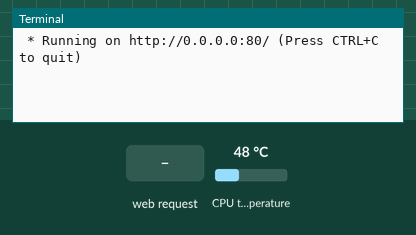
Simulated run of this program. Board: Raspberry Pi (BCM pin numbers). On the bench: the last lines printed to the terminal. The inputs (shaded band) are chosen by the test bench; at power-on: CPU temperature 48 °C. The clock reads 2024-03-15 10:24:30 at power-on unless the program sets it; the camera gives no picture and a still takes 0.5 s.

Above: at 1.2 s.
1.3 s: HTTP request for /api/capture received
At 4.11 s:
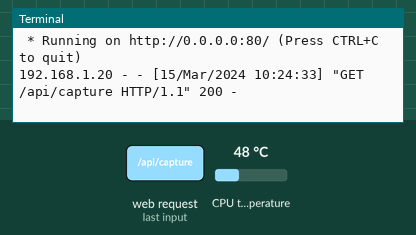
4.3 s: HTTP request for /api/temperature received
At 5.5 s:
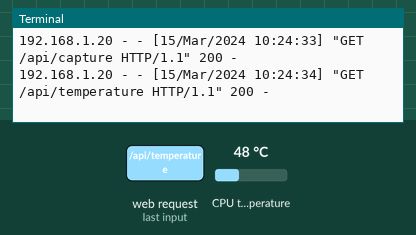
5.8 s: HTTP request for / received
At 6.7 s:
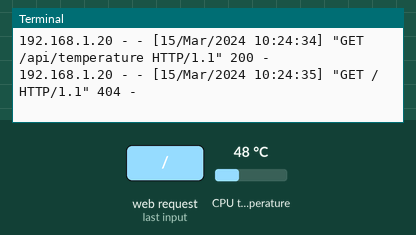

Measured:
- after the input at 1.3 s, the terminal: prints a new line after 2.5 s (image 1)
- after the input at 4.3 s, the terminal: prints a new line at once (image 2)
- after the input at 5.8 s, the terminal: prints a new line at once (image 3)

The program:

camera_server.py
```python
# (licence header left out)
from gpiozero import CPUTemperature
from picamera import PiCamera
from datetime import datetime
from flask import send_file
from picamera import Color
from time import sleep
import shutil
import flask
import os

##----------------------------------------------------------------------------------------
##  Global variables
_folder = "/home/pi/Pictures/capture-server/"

_app = flask.Flask(__name__)
_app.config["DEBUG"] = True

##----------------------------------------------------------------------------------------
##  Take a picture
@_app.route("/api/capture", methods=["GET"])
def apiCapture():

	camera = PiCamera()
	camera.resolution = (2592, 1944)
	#camera.resolution = (1296, 972)
	camera.iso = 1600

	##  Camera warm-up time
	camera.start_preview()
	sleep(2)

	now = datetime.now()
	hour = int(now.strftime("%H"))

	if (hour >= 7 and hour <= 14):
		camera.iso = 100

	if (hour >= 15 and hour <= 16):
		camera.iso = 200

	if (hour >= 17 and hour <= 18):
		camera.iso = 400

	folder = _folder+now.strftime("%Y%m")
	if not os.path.exists(folder):
		os.mkdir(folder)

	timestamp = now.strftime("%Y%m%d_%H%M%S")
	imageFile = timestamp+'.jpg'
	filePath = folder+"/"+imageFile

	string = now.strftime(" %Y-%m-%d %H:%M:%S")+" @Raspberry Pi Zero W "
	camera.annotate_foreground = Color('black')
	camera.annotate_background = Color('white')
	camera.annotate_text = string

	camera.capture(filePath)
	camera.close()

	return send_file(filePath, mimetype="image/jpeg")

##----------------------------------------------------------------------------------------
##  Show CPU temperature
@_app.route("/api/temperature", methods=["GET"])
def apiCPUTemperature():
	cpu = CPUTemperature()
	return str(cpu.temperature)

##----------------------------------------------------------------------------------------
_app.run(host="0.0.0.0", port=80)
```
